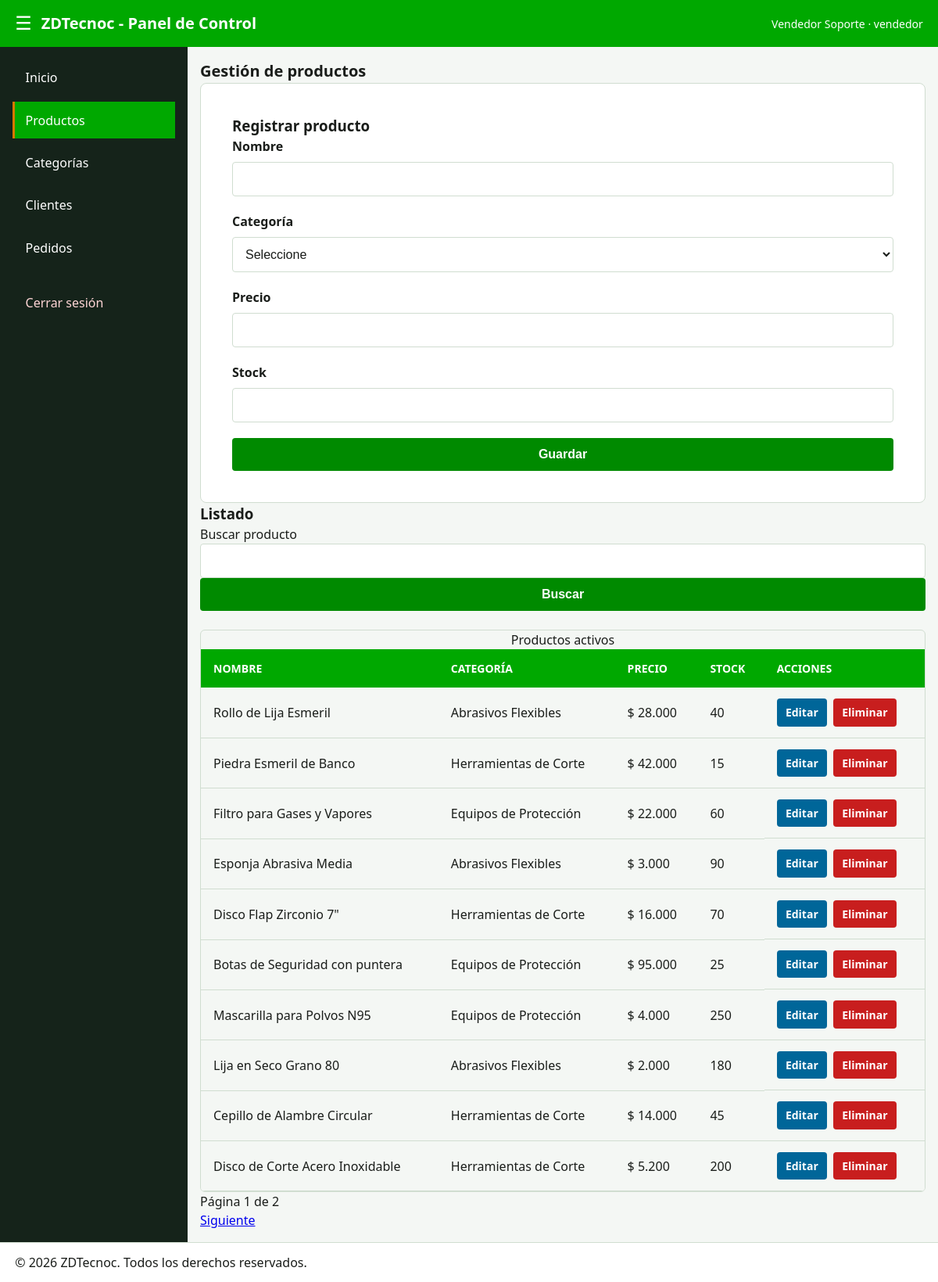
/productos.php (signed in), run on the app's committed database.
### tables this page shows
CREATE TABLE IF NOT EXISTS productos (
    id INT AUTO_INCREMENT PRIMARY KEY,
    nombre VARCHAR(150) NOT NULL,
    categoria_id INT NOT NULL,
    precio DECIMAL(10, 2) NOT NULL,
    stock INT NOT NULL,
    activo TINYINT(1) NOT NULL DEFAULT 1,
    fecha_registro TIMESTAMP DEFAULT CURRENT_TIMESTAMP,
    CONSTRAINT fk_producto_categoria FOREIGN KEY (categoria_id) REFERENCES categorias(id) ON DELETE CASCADE,
    INDEX idx_nombre_prod (nombre)
);

CREATE TABLE IF NOT EXISTS categorias (
    id INT AUTO_INCREMENT PRIMARY KEY,
    nombre VARCHAR(100) NOT NULL,
    descripcion TEXT,
    INDEX idx_nombre_cat (nombre)
);

### app/modelos/ProductoModelo.php (called while the page is built, shortened)
<?php
final class ProductoModelo
{
    public function listar(string $busqueda, int $pagina, int $porPagina = 10): array
    {
        $offset = ($pagina - 1) * $porPagina;
        $st = $this->pdo->prepare(
            'SELECT p.id, p.nombre, p.precio, p.stock, c.nombre AS categoria
             FROM productos p
             INNER JOIN categorias c ON c.id = p.categoria_id
             WHERE p.activo = 1 AND p.nombre LIKE :busqueda
             ORDER BY p.id DESC LIMIT :limite OFFSET :offset'
        );
        $st->bindValue(':busqueda', '%' . $busqueda . '%');
        $st->bindValue(':limite', $porPagina, PDO::PARAM_INT);
        $st->bindValue(':offset', $offset, PDO::PARAM_INT);
        $st->execute();
        return $st->fetchAll();
    }
    public function total(string $busqueda): int
    {
        $st = $this->pdo->prepare(
            'SELECT COUNT(*) FROM productos
             WHERE activo = 1 AND nombre LIKE :busqueda'
        );
        $st->execute([':busqueda' => '%' . $busqueda . '%']);
        return (int)$st->fetchColumn();
    }
}

### productos.php (the view, shortened to what this page needs)
<?php
require_once __DIR__ . '/sgl/conexion.php';
require_once __DIR__ . '/app/modelos/ProductoModelo.php';
$modelo = new ProductoModelo($conexion);
$busqueda = trim((string)($_GET['busqueda'] ?? ''));
$pagina = max(1, (int)($_GET['pagina'] ?? 1));
$datosFormulario = [
    'id' => 0,
    'nombre' => '',
    'categoria_id' => '',
    'precio' => '',
    'stock' => '',
];
$porPagina = 10;
$total = $modelo->total($busqueda);
$paginas = max(1, (int)ceil($total / $porPagina));
$pagina = min($pagina, $paginas);
$productos = $modelo->listar($busqueda, $pagina, $porPagina);
require __DIR__ . '/app/vistas/parciales/cabecera.php';
require __DIR__ . '/app/vistas/parciales/menu.php';
?>
<main class="panel__contenido">
    <section aria-labelledby="titulo-productos">
        <h2 id="titulo-productos" class="text-lg">Gestión de productos</h2>
        <form method="post" class="login-card" style="max-width:100%;" novalidate>
            <h3><?= $datosFormulario['id'] ? 'Editar producto' : 'Registrar producto' ?></h3>
            <div class="form-group"><label for="nombre">Nombre</label><input class="form-input" id="nombre" name="nombre" value="<?= htmlspecialchars((string)$datosFormulario['nombre'], ENT_QUOTES, 'UTF-8') ?>" required></div>
            <div class="form-group"><label for="categoria_id">Categoría</label><select class="form-input" id="categoria_id" name="categoria_id" required><option value="">Seleccione</option></select></div>
            <div class="form-group"><label for="precio">Precio</label><input class="form-input" id="precio" name="precio" type="number" min="0.01" step="0.01" value="<?= htmlspecialchars((string)$datosFormulario['precio'], ENT_QUOTES, 'UTF-8') ?>" required></div>
            <div class="form-group"><label for="stock">Stock</label><input class="form-input" id="stock" name="stock" type="number" min="0" step="1" value="<?= htmlspecialchars((string)$datosFormulario['stock'], ENT_QUOTES, 'UTF-8') ?>" required></div>
            <button class="btn-primary" type="submit"><?= $datosFormulario['id'] ? 'Actualizar' : 'Guardar' ?></button>
        </form>
    </section>
    <section aria-labelledby="lista-productos">
        <h3 id="lista-productos">Listado</h3>
        <form method="get"><label for="busqueda">Buscar producto</label><input class="form-input" id="busqueda" name="busqueda" value="<?= htmlspecialchars($busqueda, ENT_QUOTES, 'UTF-8') ?>"><button class="btn-primary" type="submit">Buscar</button></form>
        <div class="table-container"><table class="products-table"><caption>Productos activos</caption><thead><tr><th scope="col">Nombre</th><th scope="col">Categoría</th><th scope="col">Precio</th><th scope="col">Stock</th><th scope="col">Acciones</th></tr></thead><tbody>
        <?php foreach ($productos as $producto): ?><tr><td><?= htmlspecialchars($producto['nombre'], ENT_QUOTES, 'UTF-8') ?></td><td><?= htmlspecialchars($producto['categoria'], ENT_QUOTES, 'UTF-8') ?></td><td>$ <?= number_format((float)$producto['precio'], 0, ',', '.') ?></td><td><?= (int)$producto['stock'] ?></td><td class="acciones-crud"><a class="boton-accion boton-editar" href="?editar=<?= (int)$producto['id'] ?>">Editar</a><form method="post" onsubmit="return confirm('¿Deseas desactivar este producto?');"><input type="hidden" name="csrf" value="<?= htmlspecialchars(tokenCsrf(), ENT_QUOTES, 'UTF-8') ?>"><input type="hidden" name="accion" value="eliminar"><input type="hidden" name="id" value="<?= (int)$producto['id'] ?>"><button class="boton-accion boton-eliminar" type="submit">Eliminar</button></form></td></tr><?php endforeach; ?></tbody></table></div>
        <nav aria-label="Paginación"><p>Página <?= $pagina ?> de <?= $paginas ?></p> <?php if ($pagina < $paginas): ?><a href="?pagina=<?= $pagina + 1 ?>&busqueda=<?= urlencode($busqueda) ?>">Siguiente</a><?php endif; ?></nav>
    </section>
</main>
<?php require __DIR__ . '/app/vistas/parciales/pie.php'; ?>

### css/estilos.css (style rules this page uses)
:root { --superficie: #F4F7F4; --superficie-alta: #FFFFFF; --borde: #D0DDD0; --color-marca: #00A800; --color-marca-sua: #E1F5E1; --color-accion: #008A00; --color-acento: #D97700; --texto: #1A1D1A; --texto-tenue: #4A554A; --exito: #008A00; --advertencia: #D97700; --error: #C81E1E; --info: #006699; }
*, *::before, *::after { box-sizing: border-box; margin: 0; padding: 0; }
body { font-family: system-ui, -apple-system, BlinkMacSystemFont, 'Segoe UI', Roboto, sans-serif; background-color: var(--superficie); color: var(--texto); line-height: 1.5; min-height: 100vh; }
.text-lg { font-size: 1.25rem; }
h2 { font-size: 1.25rem; font-weight: 600; }
p { font-size: 1rem; }
.login-card { background-color: var(--superficie-alta); border: 1px solid var(--borde); border-radius: 8px; padding: 2.5rem; width: 100%; max-width: 400px; }
.form-group { display: flex; flex-direction: column; gap: 0.5rem; margin-bottom: 1.25rem; }
.form-group label { font-weight: 600; color: var(--texto); }
.form-input { width: 100%; padding: 0.75rem; border: 1px solid var(--borde); border-radius: 4px; font-size: 1rem; background-color: var(--superficie-alta); color: var(--texto); transition: border-color 0.2s ease, box-shadow 0.2s ease; }
.btn-primary { width: 100%; padding: 0.75rem; background-color: var(--color-accion); color: var(--superficie-alta); border: none; border-radius: 4px; font-size: 1rem; font-weight: 600; cursor: pointer; transition: background-color 0.2s ease; }
.table-container { width: 100%; overflow-x: auto; margin-top: 1.5rem; border-radius: 6px; border: 1px solid var(--borde); }
.products-table { width: 100%; border-collapse: collapse; text-align: left; }
.products-table thead th { background-color: var(--color-marca); color: var(--superficie-alta); padding: 0.875rem 1rem; font-size: 0.875rem; text-transform: uppercase; }
.products-table tbody td { padding: 0.875rem 1rem; border-bottom: 1px solid var(--borde); color: var(--texto); }
.products-table tbody tr:nth-child(even) { background-color: var(--superficie); }
.panel__contenido { grid-area: contenido; padding: 1.6rem; overflow-y: auto; }
.acciones-crud { display: flex; flex-wrap: wrap; gap: 0.5rem; align-items: center; }
.acciones-crud form { margin: 0; }
.boton-accion { display: inline-block; border: 0; border-radius: 4px; padding: 0.45rem 0.7rem; font: inherit; font-size: 0.875rem; font-weight: 700; text-decoration: none; cursor: pointer; }
.boton-editar { background: var(--info); color: var(--superficie-alta); }
.boton-eliminar { background: var(--error); color: var(--superficie-alta); }
.panel__contenido { width: 100%; padding: 1rem; box-sizing: border-box; }
.form-input, .btn-primary { max-width: 100%; box-sizing: border-box; }

### data on the page
productos: nombre "Rollo de Lija Esmeril", categoria.nombre "Abrasivos Flexibles", precio "28.000", stock "40"
productos: nombre "Piedra Esmeril de Banco", categoria.nombre "Herramientas de Corte", precio "42.000", stock "15"
productos: nombre "Filtro para Gases y Vapores", categoria.nombre "Equipos de Protección", precio "22.000", stock "60"
productos: nombre "Esponja Abrasiva Media", categoria.nombre "Abrasivos Flexibles", precio "3.000", stock "90"
productos: nombre "Disco Flap Zirconio 7\"", categoria.nombre "Herramientas de Corte", precio "16.000", stock "70"
productos: nombre "Botas de Seguridad con puntera", categoria.nombre "Equipos de Protección", precio "95.000", stock "25"
productos: nombre "Mascarilla para Polvos N95", categoria.nombre "Equipos de Protección", precio "4.000", stock "250"
productos: nombre "Lija en Seco Grano 80", categoria.nombre "Abrasivos Flexibles", precio "2.000", stock "180"
productos: nombre "Cepillo de Alambre Circular", categoria.nombre "Herramientas de Corte", precio "14.000", stock "45"
productos: nombre "Disco de Corte Acero Inoxidable", categoria.nombre "Herramientas de Corte", precio "5.200", stock "200"

### other printed values
$usuario['nombre'] "Vendedor Soporte"
$usuario['rol'] "vendedor"
$opcion['texto'] "Inicio"
$opcion['texto'] "Productos"
$opcion['texto'] "Categorías"
$opcion['texto'] "Clientes"
$opcion['texto'] "Pedidos"
$pagina "1"
$paginas "2"
